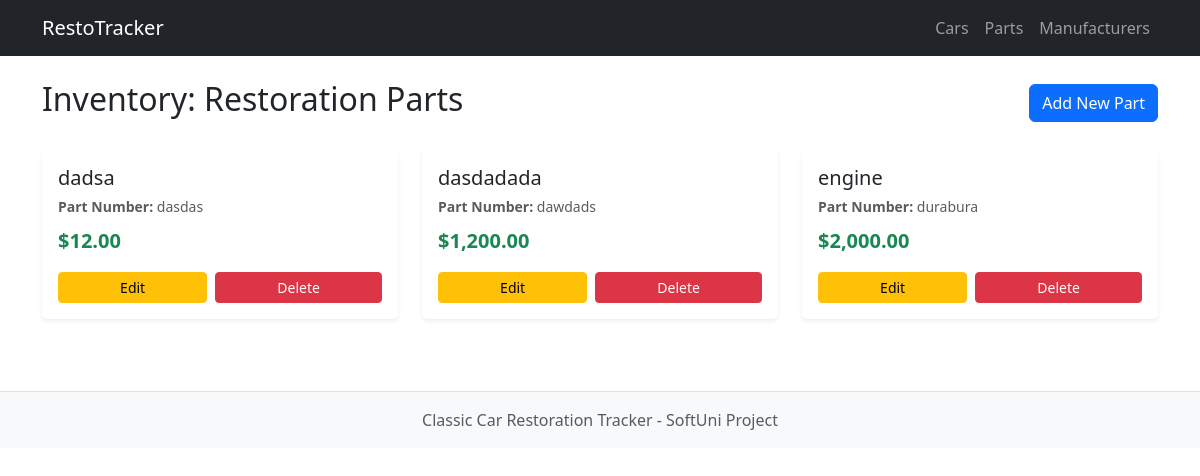
/parts/, run on the app's committed database.
### parts/models.py (models this page shows, shortened)
class RestorationPart(models.Model):
    name = models.CharField(
        max_length=100,
    )
    part_number = models.CharField(
        max_length=50,
        unique=True,
        validators=[
            MinLengthValidator(3, message='Part number must be at least 3 characters long.')
        ],
        error_messages={
            'unique': 'A restoration part with that number already exists.'
        }
    )
    price = models.DecimalField(
        max_digits=10,
        decimal_places=2,
        validators=[
            MinValueValidator(Decimal('0.01'), message='Price must be at least $0.01/')
        ],
        help_text='Cost of the part in USD.'
    )
    class Meta:
        ordering = ['name', 'price']
        verbose_name = 'Restoration Part'
        verbose_name_plural = 'Restoration Parts'

### parts/views.py (the view)
# urls.py: path('', PartListView.as_view(), name='part-list'),
class PartListView(ListView):
    model = RestorationPart
    template_name = 'parts/parts_list.html'
    context_object_name = 'parts'

### vehicles/templatetags/vehicle_tags.py (called while the page is built)
@register.filter(name='currency')
def currency(value):
    if value is None or value == '':
        return '$0.00'
    try:
        val = Decimal(str(value))
        return f"${val:,.2f}"
    except (ValueError, TypeError):
        return value

### templates/parts/parts_list.html
{% extends 'base.html' %}
{% load vehicle_tags %}
{% block content %}
    <div class="d-flex justify-content-between align-items-center mb-4">
        <h2>Inventory: Restoration Parts</h2>
        <a href="{% url 'parts:part-create' %}" class="btn btn-primary">Add New Part</a>
    </div>
    <div class="row">
        {% for part in parts %}
            {% include 'parts/partials/_part_card.html' with part=part %}
        {% empty %}
        <div class="col-12">
            <div class="alert alert-warning">No restoration parts in the inventory yet. Click "Add New Part" to start!</div>
        </div>
    {% endfor %}
    </div>
{% endblock %}

### templates/parts/partials/_part_card.html
{% load vehicle_tags %}
<div class="col-md-4 mb-4">
    <div class="card h-100 shadow-sm border-0">
        <div class="card-body d-flex flex-column">
            <h5 class="card-title mb-1">{{ part.name }}</h5>
            <p class="card-text text-muted mb-2">
                <small><strong>Part Number:</strong> {{ part.part_number }}</small>
            </p>
            <p class="card-text text-success fs-5 fw-bold mb-3">
                {{ part.price|currency }}
            </p>
            <div class="mt-auto d-flex gap-2">
                <a href="{% url 'parts:part-edit' part.pk %}" class="btn btn-warning btn-sm flex-fill">Edit</a>
                <a href="{% url 'parts:part-edit' part.pk %}" class="btn btn-danger btn-sm flex-fill">Delete</a>
            </div>
        </div>
    </div>
</div>

### data on the page
RestorationPart: name "dadsa", part_number "dasdas", price "$12.00"
RestorationPart: name "dasdadada", part_number "dawdads", price "$1,200.00"
RestorationPart: name "engine", part_number "durabura", price "$2,000.00"
